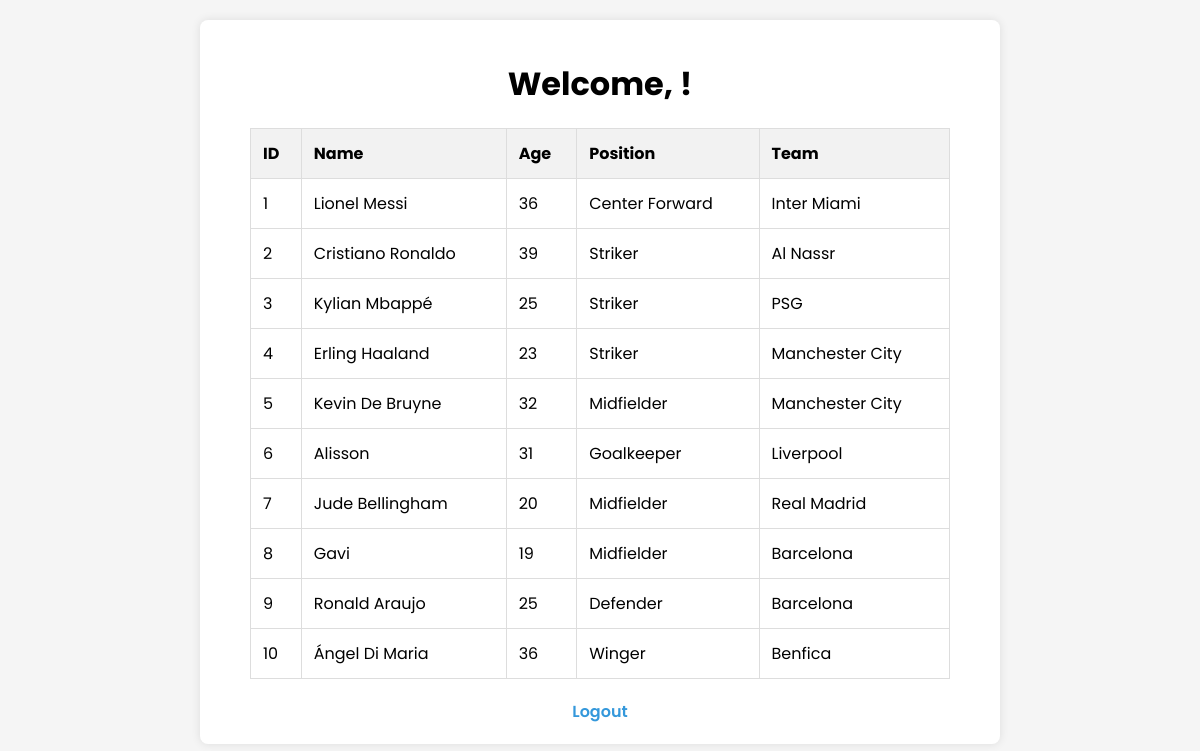
Screenshot of /welcome.php (signed in) with the database file from the repository.
### tables this page shows
CREATE TABLE `t_football` (
  `id` int(11) NOT NULL,
  `meno` varchar(100) NOT NULL,
  `vek` int(11) NOT NULL,
  `pozicia` varchar(100) NOT NULL,
  `tim` varchar(100) NOT NULL
);

### welcome.php (the view, shortened to what this page needs)
<?php
$servername = "localhost";
$username = "hrachovsky";
$password = "password.00";
$dbname = "hrachovsky";
$conn = new mysqli($servername, $username, $password, $dbname);
$sql = "SELECT * FROM t_football";
$result = $conn->query($sql);
?>
<!DOCTYPE html>
<html lang="en">
<head>
    <link rel="stylesheet" href="welcome.css">
</head>
<body>
    <div class="wrapper">
        <h1>Welcome, <?php echo $_SESSION['username']; ?>!</h1>
        <table>
            <thead>
                <tr>
                    <th>ID</th>
                    <th>Name</th>
                    <th>Age</th>
                    <th>Position</th>
                    <th>Team</th>
                </tr>
            </thead>
            <tbody>
                <?php
                if ($result->num_rows > 0) {
                    while($row = $result->fetch_assoc()) {
                        echo "<tr>";
                        echo "<td>".$row['id']."</td>";
                        echo "<td>".$row['meno']."</td>";
                        echo "<td>".$row['vek']."</td>";
                        echo "<td>".$row['pozicia']."</td>";
                        echo "<td>".$row['tim']."</td>";
                        echo "</tr>";
                    }
                } else {
                    echo "<tr><td colspan='5'>No records found</td></tr>";
                }
                ?>
            </tbody>
        </table>
        <div class="logout-link">
            <p><a href="logout.php">Logout</a></p>
        </div>
    </div>
</body>
</html>

### welcome.css (style rules this page uses)
* { margin: 0; box-sizing: border-box; }
body { font-family: "Poppins", sans-serif; background-color: #f5f5f5; }
.wrapper { max-width: 800px; margin: 20px auto; padding: 20px; padding-right: 50px; padding-left: 50px; background-color: #fff; border-radius: 8px; box-shadow: 0 0 10px rgba(0, 0, 0, 0.1); }
h1 { text-align: center; margin-bottom: 20px; }
table { width: 100%; border-collapse: collapse; margin-bottom: 20px; }
table th, table td { border: 1px solid #ddd; padding: 12px; text-align: left; }
table th { background-color: #f2f2f2; }
.logout-link { text-align: center; margin-top: 20px; }
.logout-link a { color: #3498db; text-decoration: none; font-weight: 600; }

### rows the page displays
t_football: id "1", meno "Lionel Messi", vek "36", pozicia "Center Forward", tim "Inter Miami"
t_football: id "2", meno "Cristiano Ronaldo", vek "39", pozicia "Striker", tim "Al Nassr"
t_football: id "3", meno "Kylian Mbappé", vek "25", pozicia "Striker", tim "PSG"
t_football: id "4", meno "Erling Haaland", vek "23", pozicia "Striker", tim "Manchester City"
t_football: id "5", meno "Kevin De Bruyne", vek "32", pozicia "Midfielder", tim "Manchester City"
t_football: id "6", meno "Alisson", vek "31", pozicia "Goalkeeper", tim "Liverpool"
t_football: id "7", meno "Jude Bellingham", vek "20", pozicia "Midfielder", tim "Real Madrid"
t_football: id "8", meno "Gavi", vek "19", pozicia "Midfielder", tim "Barcelona"
t_football: id "9", meno "Ronald Araujo", vek "25", pozicia "Defender", tim "Barcelona"
t_football: id "10", meno "Ángel Di Maria", vek "36", pozicia "Winger", tim "Benfica"
